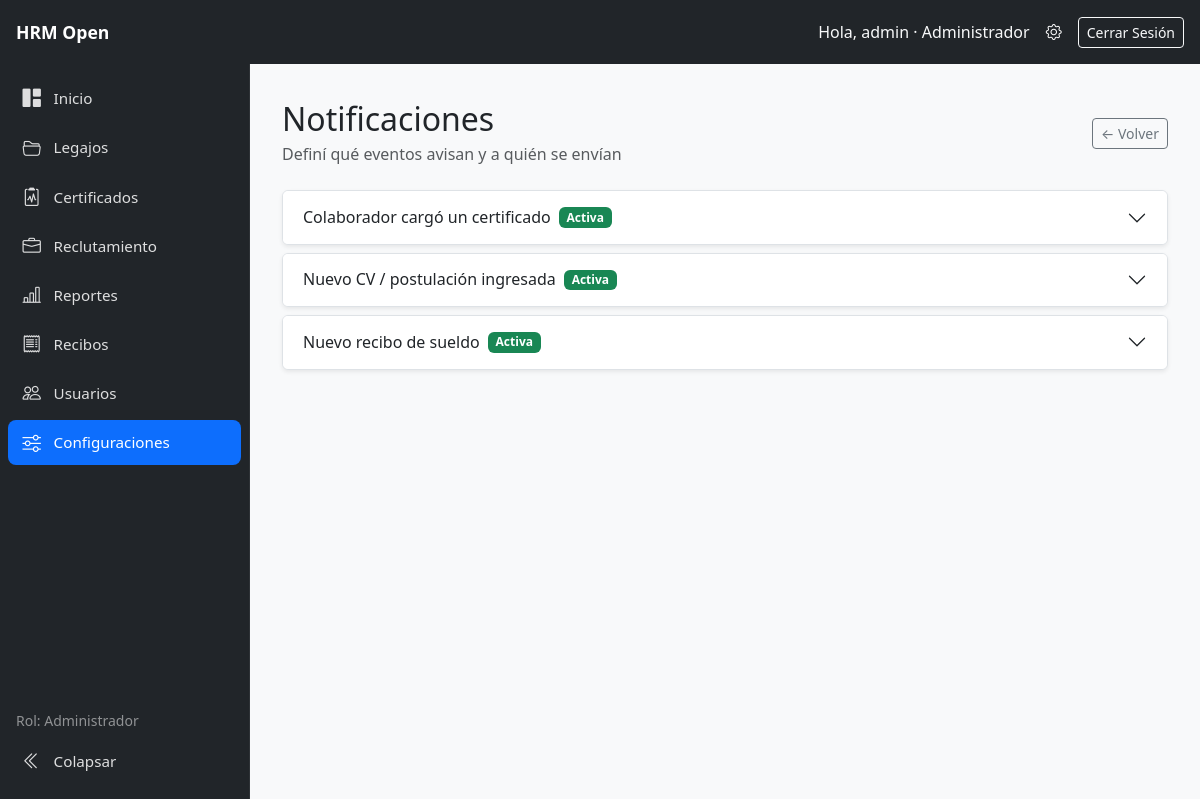
Page /settings/notifications/ (signed in) on the committed database.
### core/models.py (models this page shows, shortened)
class NotificationRule(models.Model):
    event = models.CharField(
        'Evento',
        max_length=64,
        choices=NotificationEvent.choices,
        unique=True,
    )
    is_active = models.BooleanField('Activa', default=True)
    subject_template = models.CharField(
        'Asunto',
        max_length=200,
        help_text='Podés usar variables según el evento, ej: {{ employee }}, {{ period }}',
    )
    body_template = models.TextField(
        'Cuerpo del mensaje',
        help_text='Texto/HTML corto que se inserta en la plantilla general como {{ body }}',
    )
    recipient_emails = models.TextField(
        'Emails adicionales',
        blank=True,
        help_text='Separados por coma. Ej: rrhh@empresa.com, gerencia@empresa.com',
    )
    notify_admins = models.BooleanField('Notificar a Administradores', default=True)
    notify_operators = models.BooleanField('Notificar a Operadores', default=False)
    notify_employee = models.BooleanField(
        'Notificar al colaborador involucrado',
        default=False,
        help_text='Útil para avisarle que tiene un nuevo recibo.',
    )
    updated_at = models.DateTimeField(auto_now=True)
    class Meta:
        verbose_name = 'Regla de notificación'
        verbose_name_plural = 'Reglas de notificación'
        ordering = ['event']

### core/views.py (the view)
# urls.py: path('settings/notifications/', views.settings_notifications_view, name='settings_notifications'),
@capability_required(can_manage_settings)
def settings_notifications_view(request):
    ensure_default_notification_rules()
    rules = list(NotificationRule.objects.all())
    forms = []
    if request.method == 'POST':
        rule_id = request.POST.get('rule_id')
        rule = get_object_or_404(NotificationRule, pk=rule_id)
        prefix = f'r{rule.pk}'
        form = NotificationRuleForm(request.POST, instance=rule, prefix=prefix)
        if form.is_valid():
            form.save()
            messages.success(request, f'Regla “{rule.get_event_display()}” actualizada.')
            return redirect('settings_notifications')
        for r in rules:
            if r.pk == rule.pk:
                forms.append((r, form))
            else:
                forms.append((r, NotificationRuleForm(instance=r, prefix=f'r{r.pk}')))
    else:
        for r in rules:
            forms.append((r, NotificationRuleForm(instance=r, prefix=f'r{r.pk}')))
    return render(request, 'settings/notifications.html', {
        'rule_forms': forms,
        'events_help': {
            NotificationEvent.CERTIFICATE_UPLOADED: 'Cuando un colaborador carga un certificado de ausencia.',
            NotificationEvent.PAYSLIP_AVAILABLE: 'Cuando se carga un recibo (web o API).',
            NotificationEvent.NEW_CV: 'Cuando ingresa un CV / postulación por el portal.',
        },
    })

### accounts/context_processors.py (called while the page is built, shortened)
def role_context(request):
    user = getattr(request, 'user', None)
    return capabilities_for(user)

### accounts/roles.py (called while the page is built)
def get_user_role(user):
    if not getattr(user, 'is_authenticated', False):
        return None
    if user.is_superuser:
        return ROLE_ADMIN
    names = set(user.groups.values_list('name', flat=True))
    for role in ALL_ROLES:
        if role in names:
            return role
    return None

def user_has_role(user, *roles):
    role = get_user_role(user)
    return role in roles

def can_manage_users(user):
    return user_has_role(user, ROLE_ADMIN)

def can_manage_employees(user):
    return user_has_role(user, ROLE_ADMIN, ROLE_OPERATOR)

def can_manage_absences(user):
    return user_has_role(user, ROLE_ADMIN, ROLE_OPERATOR, ROLE_COLLABORATOR)

def can_manage_recruitment(user):
    return user_has_role(user, ROLE_ADMIN, ROLE_OPERATOR)

def can_view_reports(user):
    return user_has_role(user, ROLE_ADMIN, ROLE_OPERATOR)

def can_import_export_employees(user):
    return user_has_role(user, ROLE_ADMIN, ROLE_OPERATOR)

def can_view_payslips(user):
    return user_has_role(user, ROLE_ADMIN, ROLE_OPERATOR, ROLE_COLLABORATOR)

def can_upload_payslips(user):
    return user_has_role(user, ROLE_ADMIN, ROLE_OPERATOR)

def can_manage_settings(user):
    return user_has_role(user, ROLE_ADMIN)

def capabilities_for(user):
    return {
        'user_role': get_user_role(user),
        'can_manage_users': can_manage_users(user),
        'can_manage_employees': can_manage_employees(user),
        'can_manage_absences': can_manage_absences(user),
        'can_manage_recruitment': can_manage_recruitment(user),
        'can_view_reports': can_view_reports(user),
        'can_import_export_employees': can_import_export_employees(user),
        'can_view_payslips': can_view_payslips(user),
        'can_upload_payslips': can_upload_payslips(user),
        'can_manage_settings': can_manage_settings(user),
    }

### core/context_processors.py (called while the page is built)
def company_settings(request):
    config, created = CompanySettings.objects.get_or_create(id=1, defaults={'name': 'HRM Open'})
    return {
        'company_config': config
    }

### employees/context_processors.py (called while the page is built)
def company_context(request):
    return {
        'company': CompanySettings.load()
    }

### employees/models.py (called while the page is built)
    @classmethod
    def load(cls):
        obj, created = cls.objects.get_or_create(pk=1)
        return obj

### templates/settings/notifications.html (shortened to what this page needs)
﻿{% extends "dashboard.html" %}
{% block content %}
<div class="container my-3" style="max-width: 960px;">
    <div class="d-flex justify-content-between align-items-center mb-4">
        <div>
            <h2 class="mb-1">Notificaciones</h2>
            <p class="text-muted mb-0">Definí qué eventos avisan y a quién se envían</p>
        </div>
        <a href="{% url 'settings_hub' %}" class="btn btn-outline-secondary btn-sm">← Volver</a>
    </div>
    <div class="accordion" id="notificationsAccordion">
        {% for rule, form in rule_forms %}
        <div class="accordion-item shadow-sm mb-2 border rounded overflow-hidden">
            <h2 class="accordion-header" id="heading-{{ rule.pk }}">
                <button class="accordion-button collapsed py-3" type="button"
                        data-bs-toggle="collapse"
                        data-bs-target="#collapse-{{ rule.pk }}"
                        aria-expanded="false"
                        aria-controls="collapse-{{ rule.pk }}">
                    <span class="me-2">{{ rule.get_event_display }}</span>
                    <span class="badge {% if rule.is_active %}bg-success{% else %}bg-secondary{% endif %}">
                        {% if rule.is_active %}Activa{% else %}Inactiva{% endif %}
                    </span>
                </button>
            </h2>
        </div>
        {% empty %}
        <div class="alert alert-info">No hay reglas cargadas.</div>
        {% endfor %}
    </div>
</div>
{% endblock %}

### templates/dashboard.html (shortened to what this page needs)
﻿<!DOCTYPE html>
{% load static %}
<html lang="es">
<head>
    <link href="https://cdn.jsdelivr.net/npm/bootstrap@5.3.0/dist/css/bootstrap.min.css" rel="stylesheet">
    <link rel="stylesheet" href="https://cdn.jsdelivr.net/npm/bootstrap-icons@1.10.5/font/bootstrap-icons.css">
</head>
<body class="app-shell">
    <header class="app-topbar">
        <div class="d-flex align-items-center gap-2">
            <a class="brand-text d-flex align-items-center gap-2 text-decoration-none" href="{% url 'dashboard' %}">
                <span class="text-white fw-bold d-none d-sm-inline">HRM Open</span>
            </a>
        </div>
        <div class="d-flex align-items-center">
            {% if request.user.is_authenticated %}
                <span class="text-light me-3 d-none d-md-inline">
                    Hola, {{ request.user.first_name|default:request.user.username }}{% if user_role %} · {{ user_role }}{% endif %}
                </span>
                {% if can_manage_users %}
                    <a href="{% url 'admin:index' %}" class="text-white text-decoration-none me-3" title="Panel de Administración" target="_blank">
                        <i class="bi bi-gear"></i>
                    </a>
                {% endif %}
                <form action="{% url 'logout' %}" method="post" class="d-inline m-0">
                    <button type="submit" class="btn btn-outline-light btn-sm">Cerrar Sesión</button>
                </form>
            {% else %}
                <a href="{% url 'login' %}" class="btn btn-outline-light btn-sm">Iniciar Sesión</a>
            {% endif %}
        </div>
    </header>
    <div class="app-layout">
        {% include "partials/sidebar_nav.html" %}
        <main class="app-main">
            {% block content %}{% endblock %}
        </main>
    </div>
</body>
</html>

### templates/dashboard.html (style rules this page uses)
:root { --sidebar-width: 250px; --sidebar-collapsed-width: 72px; --topbar-height: 64px; --sidebar-bg: #212529; --sidebar-hover: #2c3034; --sidebar-active: #0d6efd; }
html { height: 100%; }
body.app-shell { height: 100%; margin: 0; overflow: hidden; background: #f8f9fa; }
.app-topbar { position: fixed; top: 0; left: 0; right: 0; z-index: 1030; height: var(--topbar-height); background: #212529; color: #fff; display: flex; align-items: center; justify-content: space-between; padding: 0 1rem; gap: 0.75rem; }
.app-topbar .brand-text { color: #fff; text-decoration: none; font-weight: 600; font-size: 1.1rem; }
.app-layout { display: flex; position: fixed; top: var(--topbar-height); left: 0; right: 0; bottom: 0; }
.app-main { flex: 1; min-width: 0; height: 100%; overflow-y: auto; overflow-x: hidden; padding: 1.25rem; -webkit-overflow-scrolling: touch; }

### rows in the picture
NotificationRule: event "Colaborador cargó un certificado", is_active "Activa"
NotificationRule: event "Nuevo CV / postulación ingresada", is_active "Activa"
NotificationRule: event "Nuevo recibo de sueldo", is_active "Activa"

### other values in the picture
{{ request.user.first_name|default:request.user.username }} "admin"
{{ user_role }} "Administrador"
